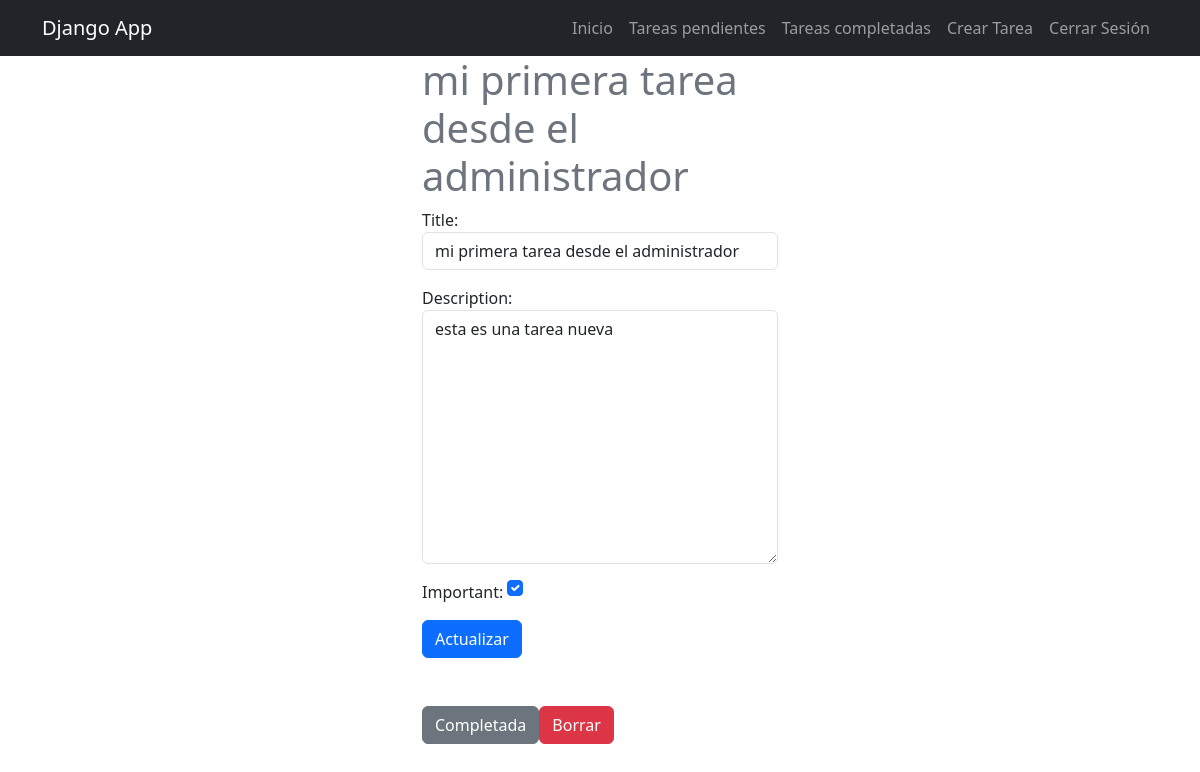
Page /tasks/1/ (signed in) on the committed database.
### tasks/models.py (models this page shows, shortened)
class Task(models.Model):
    title = models.CharField(max_length=100)
    description = models.TextField(blank=True)
    created = models.DateTimeField(auto_now_add=True)
    datecompleted = models.DateTimeField(null=True, blank=True)
    important = models.BooleanField(default=False)
    user = models.ForeignKey(User, on_delete=models.CASCADE)

### tasks/views.py (the view, shortened to what this page needs)
# urls.py: path('tasks/<int:task_id>/', views.task_detail, name='task_detail'),
@login_required
def task_detail(request, task_id):
    if request.method == 'GET':
        task = get_object_or_404(Task, pk=task_id, user=request.user)
        form = TaskForm(instance=task)
        return render(request, 'task_detail.html', {'task': task, 'form': form})

### tasks/forms.py
class TaskForm(forms.ModelForm):
    class Meta:
        model = Task
        fields = ['title', 'description', 'important']
        widgets = {
            'title': forms.TextInput(attrs={'class': 'form-control', 'placeholder': 'Escribe un título'}),
            'description': forms.Textarea(attrs={'class': 'form-control', 'placeholder': 'Escribe una descripción'}),
            'important': forms.CheckboxInput(attrs={'class': 'form-check-input m-auto'})
        }

### tasks/templates/task_detail.html (shortened to what this page needs)
{%extends 'base.html'%}
{%block contenido%}
<main class="container">
    <div class="row">
        <div class="col-md-4 offset-md-4">
            <h1 class="text-secondary">{{task.title}}</h1>
            <form action="" method="post">
                {{form.as_p}}
                <button class="btn btn-primary">
                    Actualizar
                </button>
            </form>
            <div class="mt-5 d-flex">
                <form action="{% url 'complete_task' task.id %}" method="post">
                    <button class="btn btn-secondary">
                        Completada
                    </button>
                </form>
                <form action="{% url 'delete_task' task.id %}" method="post">
                    <button class="btn btn-danger">
                        Borrar
                    </button>
                </form>
            </div>
        </div>
    </div>
</main>
{%endblock%}

### rows in the picture
Task: title "mi primera tarea desde el administrador", description "esta es una tarea nueva", important "☑"
